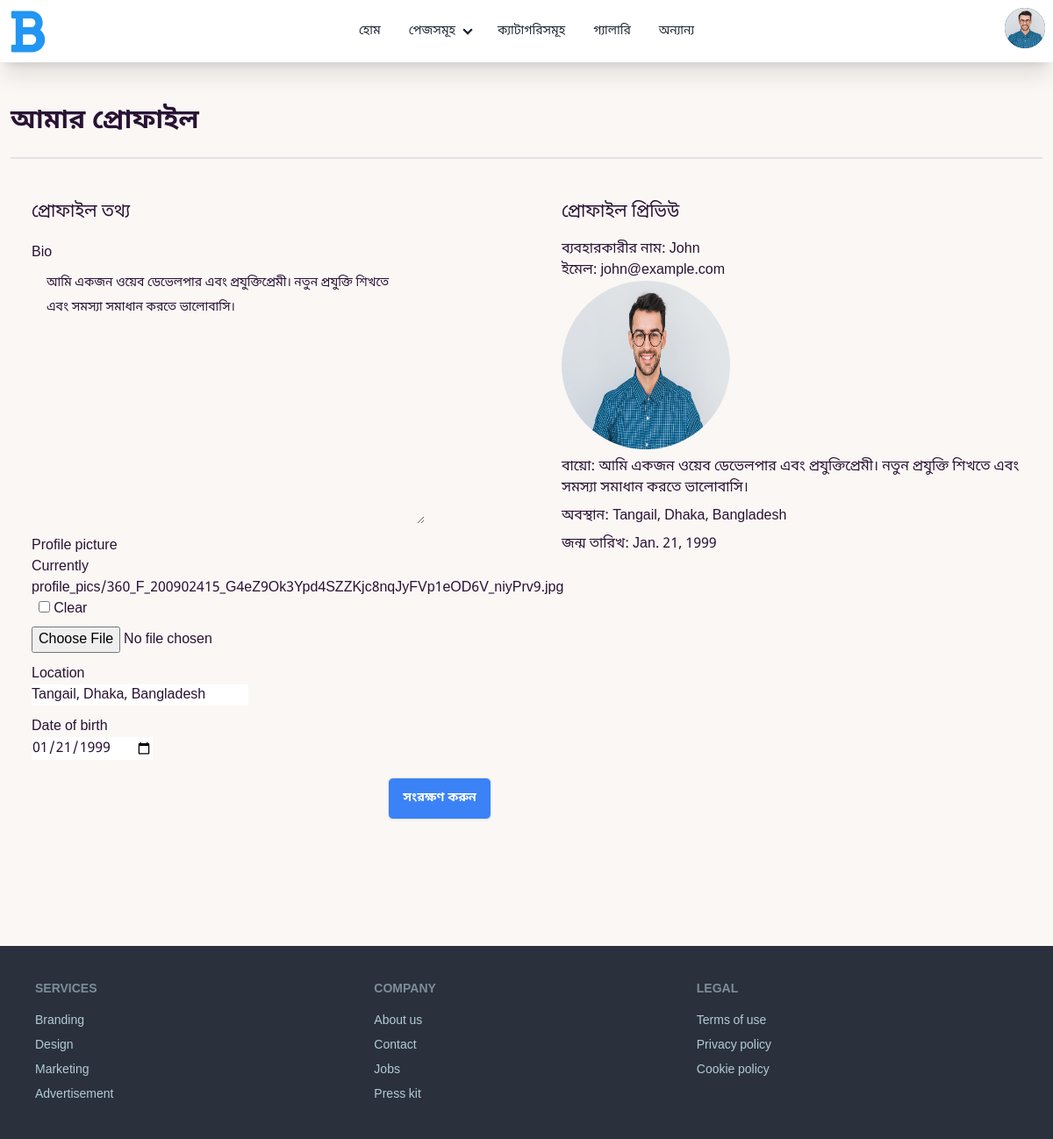
/profile/ (signed in), run on the app's committed database.
### UserAuth/models.py (models this page shows, shortened)
class Profile(models.Model):
    user = models.OneToOneField(User, on_delete=models.CASCADE)
    bio = models.TextField(blank=True, null=True)
    profile_picture = models.ImageField(upload_to='profile_pics/', blank=True, null=True)
    location = models.CharField(max_length=100, blank=True, null=True)
    date_of_birth = models.DateField(null=True, blank=True)

### UserAuth/views.py (the view)
# urls.py: path('profile/', views.profile, name='profile'),
@login_required
def profile(request):
    profile, created = Profile.objects.get_or_create(user=request.user)
    if request.method == 'POST':
        form = ProfileForm(request.POST, request.FILES, instance=profile)
        if form.is_valid():
            form.save()
            return redirect('profile')
    else:
        form = ProfileForm(instance=profile)
    return render(request, 'UserAuth/profile.html', {'profile': profile, 'form': form})

### UserAuth/forms.py
class ProfileForm(forms.ModelForm):
    class Meta:
        model = Profile
        fields = ['bio', 'profile_picture', 'location', 'date_of_birth']
        widgets = {
            'date_of_birth': forms.DateInput(
                attrs={
                    'type': 'date',
                }
            ),
        }

### UserAuth/templates/UserAuth/profile.html (shortened to what this page needs)
{% extends "layouts/main_layout.html" %}
{% load static %}
{% load crispy_forms_tags %}
{% block content %}
<section class="max-w-screen-xl mx-auto my-[120px] px-3">
    <div class="flex justify-between items-center">
        <h2 class="text-3xl font-semibold">আমার প্রোফাইল</h2>
    </div>
    <div class="divider"></div>
    <div class="grid md:grid-cols-2 gap-8">
        <div class="card p-6">
            <h3 class="text-xl font-medium mb-5">প্রোফাইল তথ্য</h3>
            <form method="POST" enctype="multipart/form-data">
                {{ form | crispy }}
                <div class="flex justify-end mt-5 gap-2">
                    <button type="submit" class="btn bg-blue-500 hover:bg-blue-600 text-white rounded-md">সংরক্ষণ করুন</button>
                </div>
            </form>
        </div>
        <div class="card p-6">
            <h3 class="text-xl font-medium">প্রোফাইল প্রিভিউ</h3>
            <div class="mt-4">
                <p class="font-medium">ব্যবহারকারীর নাম: {{ profile.user.username }}</p>
                <p class="font-medium">ইমেল: {{ profile.user.email }}</p>
                {% if profile.profile_picture %}
                    <img src="{{ profile.profile_picture.url }}" alt="প্রোফাইল ছবি" class="w-48 h-48 rounded-full">
                {% else %}
                    <p>কোনো প্রোফাইল ছবি নেই</p>
                {% endif %}
                <p class="mt-2">বায়ো: {{ profile.bio }}</p>
                <p class="mt-2">অবস্থান: {{ profile.location }}</p>
                <p class="mt-2">জন্ম তারিখ: {{ profile.date_of_birth }}</p>
            </div>
        </div>
    </div>
</section>
{% endblock %}

### templates/components/nav.html (shortened to what this page needs)
{% load static %}
<nav class="navbar max-w-screen-xl mx-auto">
    <div class="navbar-start">
        <a href="{% url 'home' %}">
            <div class="w-12">
            </div>
        </a>
    </div>
    <div class="navbar-center hidden lg:flex">
        <ul class="menu menu-horizontal px-1">
            <li><a href="{% url 'home' %}" class="font-medium">হোম</a></li>
            <li>
                <details>
                    <summary class="font-medium">পেজসমূহ</summary>
                </details>
            </li>
            <li><a class="font-medium">ক্যাটাগরিসমূহ</a></li>
            <li><a href="#" class="font-medium">গ্যালারি</a></li>
            <li><a href="#" class="font-medium">অন্যান্য</a></li>
        </ul>
    </div>
    <div class="navbar-end">
        {% if user.is_authenticated %}
        <div class="dropdown dropdown-end">
            <div tabindex="0" role="button" class="btn btn-ghost btn-circle avatar">
                {% if user.profile.profile_picture %}
                <div class="avatar placeholder">
                    <img class="bg-neutral text-neutral-content w-10 rounded-full" src="{{ user.profile.profile_picture.url }}" alt="{{ user.username }}">
                </div>
                {% else %}
                <div class="avatar placeholder">
                    <div class="bg-neutral text-neutral-content w-10 rounded-full">
                        <span>{{ user.username|slice:"1"|title }}</span>
                    </div>
                </div>
                {% endif %}
            </div>
        </div>
        {% else %}
        <a href="{% url 'user_login' %}" class="btn bg-blue-500 hover:bg-blue-600 text-white rounded-md">লগ ইন</a>
        {% endif %}
    </div>
</nav>

### templates/layouts/main_layout.html (style rules this page uses)
body { font-family: 'Noto Sans Bengali', sans-serif; }

### data on the page
Profile: bio "আমি একজন ওয়েব ডেভেলপার এবং প্রযুক্তিপ্রেমী। নতুন প্রযুক্তি শিখতে এবং সমস্যা সমাধান করতে ভালোবাসি।", location "Tangail, Dhaka, Bangladesh", date_of_birth "01/21/1999", user.username "John", user.email "john@example.com", profile_picture (picture), date_of_birth "Jan. 21, 1999"
